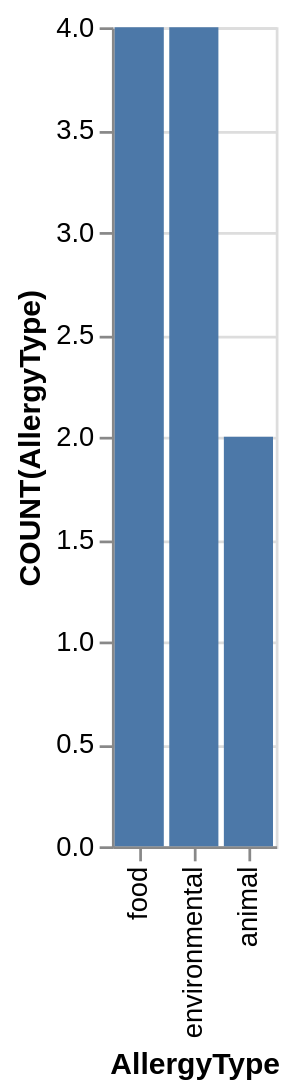

Express this chart as Vega-Lite.
### Vega-Lite specification from a JSON file in a GitHub repository (floating-point values rounded to 4 significant figures)
{"data": {"values": [{"x_data": "food", "y_data": 4}, {"x_data": "environmental", "y_data": 4}, {"x_data": "animal", "y_data": 2}]}, "mark": "bar", "encoding": {"x": {"field": "x_data", "type": "nominal", "title": "AllergyType", "sort": {"op": "sum", "field": "y_data", "order": "descending"}}, "y": {"field": "y_data", "type": "quantitative", "title": "COUNT(AllergyType)"}}}
